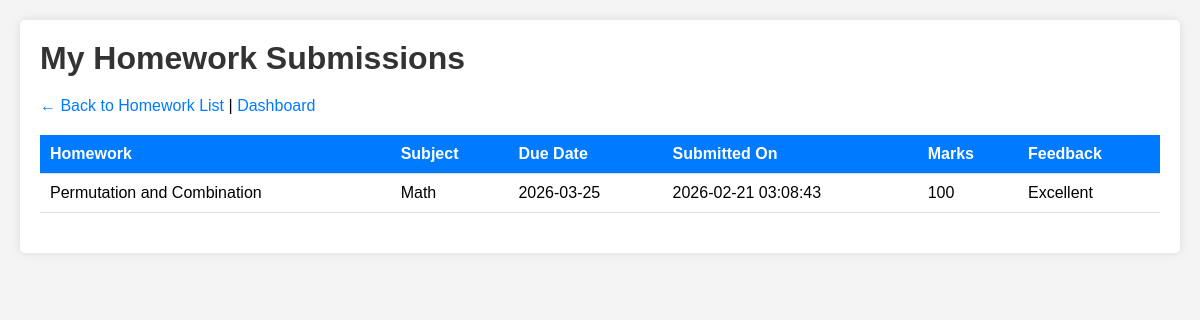
Page /student/homework/my_submissions.php (signed in) on the committed database.
### tables this page shows
CREATE TABLE `homework_submissions` (
  `id` int(11) NOT NULL,
  `homework_id` int(11) NOT NULL,
  `student_id` int(11) NOT NULL,
  `submission_text` text DEFAULT NULL,
  `file_path` varchar(255) DEFAULT NULL,
  `submitted_at` timestamp NOT NULL DEFAULT current_timestamp(),
  `marks` int(11) DEFAULT NULL,
  `feedback` text DEFAULT NULL
);

CREATE TABLE `homework` (
  `id` int(11) NOT NULL,
  `teacher_id` int(11) NOT NULL,
  `class` varchar(10) NOT NULL,
  `section` varchar(5) DEFAULT NULL,
  `subject_id` int(11) NOT NULL,
  `title` varchar(200) NOT NULL,
  `description` text DEFAULT NULL,
  `due_date` date NOT NULL,
  `created_at` timestamp NOT NULL DEFAULT current_timestamp()
);

CREATE TABLE `subjects` (
  `id` int(11) NOT NULL,
  `subject_name` varchar(100) NOT NULL
);

### student/homework/my_submissions.php (the view, shortened to what this page needs)
<?php
include '../../config.php';
$student_id = $_SESSION['student_id'];
$sql = "SELECT hs.*, h.title, h.due_date, s.subject_name
        FROM homework_submissions hs
        JOIN homework h ON hs.homework_id = h.id
        JOIN subjects s ON h.subject_id = s.id
        WHERE hs.student_id = $student_id
        ORDER BY hs.submitted_at DESC";
$result = mysqli_query($conn, $sql);
?>
<!DOCTYPE html>
<html>
<head>
    <link rel="stylesheet" href="../../css/style.css">
</head>
<body>
    <div class="container">
        <h1>My Homework Submissions</h1>
        <p><a href="view_homework.php">← Back to Homework List</a> | <a href="../dashboard.php">Dashboard</a></p>
        <?php if (mysqli_num_rows($result) == 0): ?>
            <p>You have not submitted any homework yet.</p>
        <?php else: ?>
            <table>
                <tr>
                    <th>Homework</th>
                    <th>Subject</th>
                    <th>Due Date</th>
                    <th>Submitted On</th>
                    <th>Marks</th>
                    <th>Feedback</th>
                </tr>
                <?php while ($row = mysqli_fetch_assoc($result)): ?>
                <tr>
                    <td><?php echo $row['title']; ?></td>
                    <td><?php echo $row['subject_name']; ?></td>
                    <td><?php echo $row['due_date']; ?></td>
                    <td><?php echo $row['submitted_at']; ?></td>
                    <td><?php echo $row['marks'] ?? '-'; ?></td>
                    <td><?php echo $row['feedback'] ?? '-'; ?></td>
                </tr>
                <?php endwhile; ?>
            </table>
        <?php endif; ?>
    </div>
</body>
</html>

### css/style.css (style rules this page uses)
* { margin: 0; padding: 0; box-sizing: border-box; }
body { font-family: Arial, sans-serif; background: #f4f4f4; padding: 20px; }
.container { max-width: 1200px; margin: 0 auto; background: white; padding: 20px; border-radius: 5px; box-shadow: 0 0 10px rgba(0,0,0,0.1); }
h1, h2, h3 { color: #333; margin-bottom: 20px; }
table { width: 100%; border-collapse: collapse; margin: 20px 0; }
th, td { padding: 10px; text-align: left; border-bottom: 1px solid #ddd; }
th { background: #007bff; color: white; }
a { color: #007bff; text-decoration: none; }

### rows in the picture
homework_submissions: homework.title "Permutation and Combination", subjects.subject_name "Math", homework.due_date "2026-03-25", submitted_at "2026-02-21 03:08:43", marks "100", feedback "Excellent"
